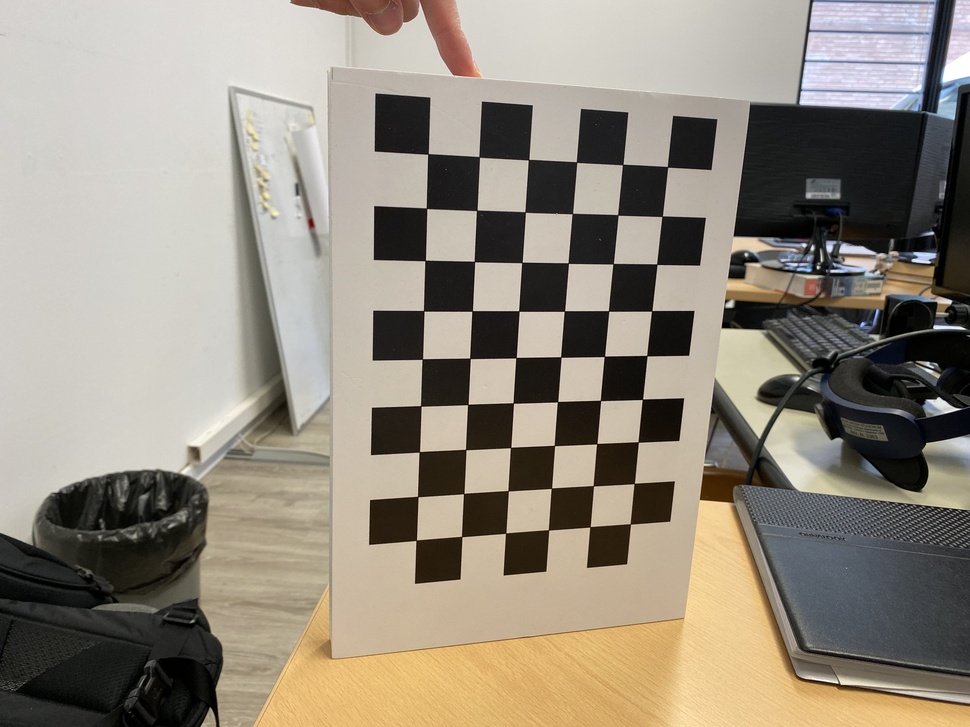
#> input picture calibration/chessboards/0.jpg, 970 x 727 px, shrunk from 4032 x 3024 before the run
$ jupyter execute LabSession3.ipynb
#> lines starting #> are read from the running program, lines starting #| are printed output that depends on the picture; long printed decimals are rounded
# Camera Calibration
## Computer Vision and Image Processing - Lab Session 3
### Prof: Luigi Di Stefano, luigi.distefano@unibo.it
### Tutor: Pierluigi Zama Ramirez, pierluigi.zama@unibo.it

**Camera calibration** is the process whereby all **parameters** defining the camera model are estimated for a specific camera device.

The **pinhole camera model** is represented by the **Perspective Projection Matrix (PPM)**, which in turn can be decomposed into 3 independent tokens: **intrinsic parameter matrix ($A$), rotation matrix ($R$) and translation vector ($T$)**. Depending on the application, either the PPM only or also its independent components ($A, R, T$) need to be estimated.

Many camera calibration algorithms do exist. The basic process, though, relies always on setting up a linear system of equations given a set of **known 3D-2D correspondences**, so as to then solve for the unknown camera parameters.

To obtain the required correspondences specific physical objects (referred to as **calibration targets**) having easily detectable features (such as e.g. **chessboard** or dot patterns) are typically deployed.

## Pinhole camera model

The general form of the Perspective Projection Matrix  (PPM or P) can be thought of as encoding the position of the camera wrt the world into G, the perspective projection carried out by a pinhole camera into the canonical $PPM [I|0]$ and, finally, the actual characteristics of the sensing device into $A$.

<p style="text-align: center"> $A[I│0]G$ or $P=A[R│T]$ </p>

## Intrisics Parameters

Matrix A, which models the characteristics of the image sensing device, is called **Intrinsic Parameter Matrix**.

where:

* $f$ is the **focal length** of the pinhole system
* $k_u = \frac{1}{\delta u}$ , $ k_v = \frac{1}{\delta v} $ are, respectively, the inverse of the **horizontal and vertical pixel size**
* $u_0$, $v_0$ are the coordinates of the **piercing point** wrt the top-left corner

**Intrinsic parameters are 5** but can be **reduced** in number by setting $a_u = f*k_u$, $ a_v = f*k_v$ such quantities representing, respectively, the focal length expressed in horizontal and vertical pixel size.

**The number of intrinsic parameters estimated by OpenCV is thus 4**. The pixel size is usually provided in the camera datasheet: if it is known, the metric focal length can be recovered.

## Extrinsics Parameters

Matrix G, which encodes the position and orientation of the camera withresect to the WRF, is called Extrinsic Parameter Matrix.

* As a **rotation matrix** **(3x3=9 entries)** has indeed only **3 independent parameters (DOF)**, which correspond to the **rotation angles** around the axis of the RF, the **total number of extrinsic parameter is 6** (**3 translation parameters, 3 rotation parameters**)

* Hence, the general form of the PPM can be thought of as encoding the position of the camera wrt the world into G, the perspective projection carried out by a pinhole camera into the canonical $PPM[I|0]$ and, finally, the actual characteristics of the sensing device into A.

## World Reference Frame

The **World Reference Frame**, to ease the derivation and implementation of calibration routines, is assumed **attached with the chessboard**. Therefore, **different calibration images lead to different World Reference Frames**.
In other words, you can actually doing your calibration by **moving the chessboard** (as depicted on the left picture), but the software sees those transformations as if you were **moving the camera** (as depicted on the right picture).

**Of course you can also move the camera to acquire the various calibration images.**

The position of the origin of the WRF on the chessboard is arbitrary, and different packages define it differently.

If we are using an **unambiguous chessboard**, the WRF can at least be defined univocally.

For instance, OpenCV > 2.2 places it so that:
* the **origin** lays on the **first row or column starting and ending with black squares**
* the resulting **z axis** in a **right-handed** reference frame **points away from the camera**.

We can find two possible origins in the unambiguous pattern below (red and yellow points):

**We have to know the chessboard width and height**.

Depending on what we choose as origin the chessboard can be specified to the software as 8(width) times 5(height) squares, or viceversa as depticted in the image below.

Choosen the width and height of the pattern and given that the z axis has to form a right handed reference frame with the others, for each origin we obtain only one possibile direction of x and y axis.

The **x and y axes direction** are **fixed by the chessboard definition**.
* **x axis** lays along the **“width”** of the chessboard
* **y axis** along the **“height”** of the chessboard

Note that, in OpenCV to define the chessboard we use **the number of internal corners**.

Camera calibration approaches can be split into **two** main categories:

* Those relying on a **single image** featuring **several (at least  2) planes containing a known pattern**.

* Those relying on **several (at least 3) different images** of **one given planar pattern**. (We are using this kind of approach!)

In practise, it is difficult to build accurate targets containing multiple planes, while an accurate planar target can be attained rather easily.

Implementing a camera calibration software requires a significant effort. However, the main Computer Vision toolbox include specific functions (OpenCV, Matlab CC Toolbox, Halcon.)

## Zhang Method for Calibration

## Implementing **Camera Calibration** with *OpenCV*

First of all let us import the usual libraries:

[cell 1]
import numpy as np
import cv2
from matplotlib import pyplot as plt

## Acquiring the calibration images

The **minimum** number of images to calibrate a camera is __3__. A rule of thumb is to take **at least 12** pictures because it is possible that you will not be able to detect the chessboard in all of them and it will make calibration results more robusts.

Moreover, try to take both pictures with **several rotations of the chessboard**.

When you acquired the pictures save them on your computer in a known folder.

Let us create a list of the paths to all the calibration images. (**The path to the images you have just taken if you want to calibrate your own camera** or you can use the pictures contained inside *"calibration/chessboards"*).

[cell 2]
dirname = "calibration/chessboards/"
img_names = [dirname + str(i) + ".jpg" for i in range(13)]
print(img_names)

## Finding 2D-3D correspondeces

First of all we need to perform the first step of Zhang method. Finding all 2D-3D correspondeces between corner 2D position in the image and 3D world coordinates.

### 3D Coordinates

We need to measure the size of the square (measure it direcly using a ruler on the printed chessboard) to know the 3D coordinates of the points:

[cell 3]
square_size = 26.5 #mm

Then count the number of **inner corner** per row and column of the calibration target (chessboard). We will call it *pattern_size*:

[cell 4]
pattern_size = (9,6) # number of inner corner

Let us create the 3D coordinate for each corner of the chessboard.

We know that 3D coordinates of a corner $c_{i,j}$ will be *i x square_size* and *j x square_size* where $i,j$ are the row and column of the corner in the pattern grid.

The total number of corner is *rows x columns* of the pattern size.

To build the $i,j$ coordinate for each point in the grid is really useful the numpy method *np.indices(shape)* which returns an rows x columns array containing the 2D indices of that array:

[cell 5]
indices = np.indices(pattern_size, dtype=np.float32)
print("Shape of indices: " , indices.shape)
print(indices)

**N.B** we need it in **float** type because later we will need to multiply it with float numbers.

Let us see for instance the x and y indices of the position 1,1 in the grid:

[cell 6]
print(indices[:,1,1])

(1,1) of course!

Since we know that the distance between the corners is exactly 26.5mm (square_size), we have to multiply these indices by square_size to get the real 3D x,y coordinates:

[cell 7]
indices *= square_size
print(indices)

We got the x,y coordinates of each corner in the world reference system ! (assumed that the first is in position (0mm,0mm)). For instance let us try to plot again the 1,1 corner position:

[cell 8]
print(indices[:,1,1])

The corner $c_{1,1}$ is in position 26.5,26.5 mm in the world! Moreover, during the camera calibration we assume that all the pixels belonging to the chessboard lie in the same plane with z=0.

So the 3D coordinate in the WRF of each corner is just x,y,0!

Let us create an array for containing each 3D cordinate. It will have shape *rows x columns x 3*  where rows and columns are referred to the pattern size while 3 is because we need x,y,z values.

[cell 9]
pattern_points = np.zeros([pattern_size[0]*pattern_size[1], 3], np.float32)
print(pattern_points.shape)

Now let us assing each x,y to pattern_points. We need to transpose the (__2__,9,6) to become a (6,9,**2**) array and then reshape it to (54,2). Then we assign this vector to the pattern_points[:,:2] getting our array of (x,y,0) 3D coordinates:

[cell 10]
coords_3D = indices.T
print("Transpose shape: " , coords_3D.shape)

coords_3D = coords_3D.reshape(-1, 2)
print(coords_3D.shape)

pattern_points[:, :2] = coords_3D

# The croner [0,1] of the grid will be in posizion 1
print("3D coordinates of Corner [0,1]: ",  pattern_points[1])

# The croner [1,1] of the grid will be in posizion 9+1=10 where 9 is pattern_size[0] (width)
print("3D coordinates of Corner [1,1]: ",  pattern_points[pattern_size[0]*1 + 1])

### 2D Coordinates

Now that we have the 3D coordinate of each corner in the world reference system we need to get the cooresponding 2D coordinate of each corner in each chessboard images.

Let us first load a sample image to understand how to detect corners. It needs to be loaded **GRAYSCALE**:

[cell 11]
img = cv2.imread("calibration/chessboards/0.jpg",cv2.IMREAD_GRAYSCALE)
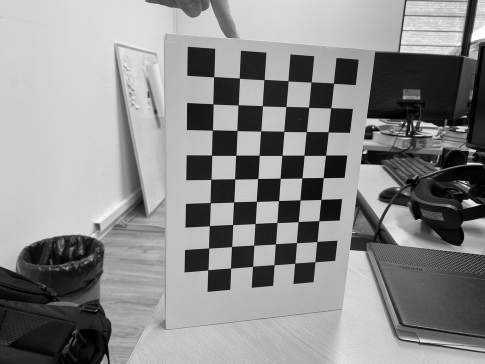
#> img: shape (727, 970) (shown at 1/2 size); min 0, max 255, mean 140

We can use **cv2.findChessboardCorners(img, pattern_size)** to detect corner in an image.

The functions will return a boolean value **found** and the list of the **corners** 2D coordinate in the image. **found** will be true if and only if all the 9x6 (54) corners will be detected in the image. If the image is too dark or too bright the algorithm may fail to detect corners and **found** would be false.

**N.B** If you pass the wrong pattern_size the method will be really slow leading to a **found=False** result.

[cell 12]
found, corners = cv2.findChessboardCorners(img, pattern_size)
#> found = True; corners = 54 rows, first 8: [667.4, 166.7], [662.1, 216.2], [656.7, 264.1], [651.6, 310.8], [646.9, 355.5], [642.5, 399.3], [638.1, 442], [634, 483.6]
print("Found: " , found)
#| Found:  True
print("2D image coordinate of corners: ", corners)
#> (printed output is left out)

Even if we **found** the 2D positions of corners, they might not be accurate.

To refine the results we can call **cv2.cornerSubPix**.

See in OpenCV [documentation](https://docs.opencv.org/2.4/modules/imgproc/doc/feature_detection.html?highlight=cornersubpix#cornersubpix*documentation.) for more detail about this function.

[cell 13]
# Do cornerSubPix only if chessboard found is True
if found:
    #Refining corner position to subpixel iteratively until criteria max_count=30 or criteria_eps_error=1 is sutisfied
    term = (cv2.TERM_CRITERIA_EPS + cv2.TERM_CRITERIA_COUNT, 30, 1)
    #Image Corners
    cv2.cornerSubPix(img, corners, (5, 5), (-1, -1), term)

Let us visualize the founded corners. Follow **from red to blu** lines to go from (0,0) to (9,6) corner:

[cell 14]
vis = cv2.cvtColor(img, cv2.COLOR_GRAY2BGR)
cv2.drawChessboardCorners(vis, pattern_size, corners, found)
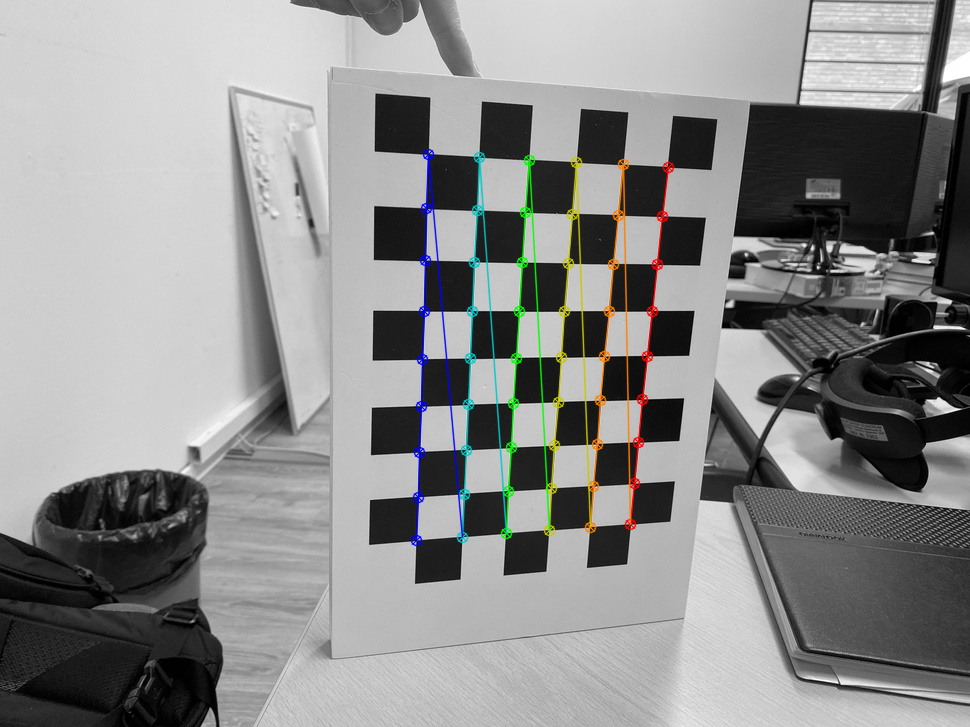
#> vis: shape (727, 970, 3); mean B, G, R 139.8, 140.5, 140.1
plt.imshow(cv2.cvtColor(vis, cv2.COLOR_BGR2RGB))
plt.show()

When we calibrate a camera we need to repeat this operation on all calibration images so I will define a function to process images which return the pairs of (2D,3D) points:

[cell 15]
def processImage(fn):
#> called with fn = 'calibration/chessboards/0.jpg'
    print('processing {}'.format(fn))
    img = cv2.imread(fn, cv2.IMREAD_GRAYSCALE)

    if img is None:
        print("Failed to load", fn)
        return None

    found, corners = cv2.findChessboardCorners(img, pattern_size)
#> found = True

    if found:
        #Refining corner position to subpixel iteratively until criteria  max_count=30 or criteria_eps_error=1 is sutisfied
        term = (cv2.TERM_CRITERIA_EPS + cv2.TERM_CRITERIA_COUNT, 5, 1)
        #Image Corners
        cv2.cornerSubPix(img, corners, (5, 5), (-1, -1), term)

    vis = cv2.cvtColor(img, cv2.COLOR_GRAY2BGR)
    cv2.drawChessboardCorners(vis, pattern_size, corners, found)

    plt.figure(figsize=(20,10))
    plt.imshow(vis)
    plt.show()

    if not found:
        print('chessboard not found')
        return None

    print('           %s... OK' % fn)
    return (corners.reshape(-1, 2), pattern_points)

We then process each chessboard image we acquired previously:

[cell 16]
chessboards = [processImage(fn) for fn in img_names]

And we filter out each not found chessboard:

[cell 17]
chessboards = [x for x in chessboards if x is not None]

We add to two lists each 2D and 3D points respectively building the set of 2D-3D correspondeces used during calibration process:

[cell 18]
# Creating the lists of 2D and 3D points
obj_points = [] #3D points
img_points = [] #2D points

for (corners, pattern_points) in chessboards:
        img_points.append(corners)
        obj_points.append(pattern_points)

## Calibrate Camera

Now that we got all 3D points (obj_points) and their corresponding 2D points (img_points) we can calibrate our camera and perform all other Zhang steps:


**READY ???????**

...

...

...

...

...

...

...

...

...

...

...

...

**LUCKY** OpenCV provides a single method to it! (Danger Escaped! :D )

**cv2.calibrateCamera(3D_points, 2D_points, (width,height), None,None)**

This method takes as input the corresponding points and the width and height of the image and it returns all the parameters of the camera:

[cell 19]
# Getting the width and height of the images
h, w = cv2.imread(img_names[0], cv2.IMREAD_GRAYSCALE).shape[:2]
#> h = 727; w = 970

# Calibrating Camera
rms, camera_matrix, dist_coefs, rvecs, tvecs = cv2.calibrateCamera(obj_points, img_points, (w, h), None, None)
#> rms = 0.0952; camera_matrix = [[732.3, 0, 479.7], [0, 731, 354.6], [0, 0, 1]]; dist_coefs = [[0.246, -1.37, -0.000612, 0.00154, 2.87]]; rvecs = ([-0.0181, -0.392, 1.57],); tvecs = ([102.1, -102.3, 404.9],)

print("\nRMS:", rms)
#| RMS: 0.09517
print("camera matrix:\n", camera_matrix)
#| camera matrix:
#|  [[732.256   0.         479.733]
#|  [  0.         730.953 354.554]
#|  [  0.           0.           1.        ]]
print("distortion coefficients: ", dist_coefs.ravel())
#| distortion coefficients:  [ 2.45795910e-01 -1.36992949e+00 -6.12196028e-04  1.54439545e-03
#|   2.87103808e+00]
print("Rotation vectors:", rvecs)
#| Rotation vectors: (array([[-0.01808],
#|        [-0.3916],
#|        [ 1.571]]),)
print("translation vectors", tvecs)
#| translation vectors (array([[ 102.116],
#|        [-102.347],
#|        [ 404.918]]),)

We notice that we got several outputs from *cv2.calibrateCamera*. They are respectively:
* RMS (Root Mean Square Error): **Reprojection error in pixel** using the estimated camera parameters. The lower it is the better calibration you obtain. Usually it should be in a range **between 0.1 and 1** in good calibrations. If it is much larger than 1 you did some mistakes during the calibration process.

* camera_matrix: **Intrinsics parameters** of the camera expressed as 3x3 matrix

* dist_coefs: **lens distorsion** coefficents expressed as 1x6 array.

* rvecs: **rotations** of the cameras **for each chessboard image**. It is an array of dimension Nx3 where N are the number of images where you found the chessboard during calibration while 3 are the 3 DOF of the rotations.

* tvecs: **translations** of the cameras **for each chessboard image**. It is an array of dimension Nx3 where N are the number of images where you found the chessboard during calibration while 3 are the coordiante of the 3D translation vectors.

**N.B** If we need the rotation matrix starting from a rotation vector rvec or vice-versa we can use:

**cv2.Rodrigues(rvec,tvec)**.

Given a rvec it will return the 3x3 rotation matrix. Let us try with the first element of rvecs found by calibration:

[cell 20]
rotation_matrix = cv2.Rodrigues(rvecs[0],tvecs[0])[0]
#> rotation_matrix = [[-0.0478, -0.966, -0.253], [0.972, 0.0134, -0.235], [0.23, -0.257, 0.939]]
print("R shape: ", rotation_matrix.shape)
#| R shape:  (3, 3)
print(rotation_matrix)
#| [[-0.04778 -0.9663 -0.253]
#|  [ 0.972  0.0134 -0.2348]
#|  [ 0.2303  -0.2571   0.9386]]

So if we need the complete 3x4 extrinsics matrix we need to concatenate the rotation matrix and the traslation vector along axis 1. To do it we can use **np.concatenate(listOfArrays, axis)**

[cell 21]
translation_matrix = tvecs[0]
#> translation_matrix = [102.1, -102.3, 404.9]
print("T shape", translation_matrix.shape)
#| T shape (3, 1)

extrinsics_matrix = np.concatenate([rotation_matrix,translation_matrix], axis=1)
#> extrinsics_matrix = [[-0.0478, -0.966, -0.253, 102.1], [0.972, 0.0134, -0.235, -102.3], [0.23, -0.257, 0.939, 404.9]]
print("RT shape: ", extrinsics_matrix.shape)
#| RT shape:  (3, 4)

## Undistorting images

Now that we know the **lens distorsions** and the **intrisics parameters** we can undistort images.

__Reminder__ There are two main kind of distorsion in lenses:

* **Radial distortion**: lines far from the principal point look distorted Radial distortion is modeled using the following relationship between the undistorted coordinates  $x_u$  and  $y_u$  and the distorted ones $x$ and $y$:

<p style="text-align: center"> $x_u = x(1+k_1r_2+k_2r_4+k_3r_6)$ </p>
<p style="text-align: center"> $y_u = y(1+k_1r_2+k_2r_4+k_3r_6)$ </p>

**<p style="text-align: center"> Pincushion distorsion: </p>**

**<p style="text-align: center"> Barrel distorsion: </p>**

* **Tangential distortion**: occurring becouse the lens is not perfectly parallel to the camera plane.

In sum, we need five parameters to model camera distortion:  $[k1,k2,k3,p1,p2]$ , which are the five values returned by the function cv2.calibrateCamera in the dist_coefs variable.

To undistort an image in OpenCV we only need to call **cv2.getOptimalNewCameraMatrix** then **cv2.initUndistortRectifyMap** and finally **cv2.remap**.

* **cv2.getOptimalNewCameraMatrix** : If the scaling parameter alpha=0, it returns undistorted image with minimum unwanted pixels. So it may even remove some pixels at image corners. If alpha=1, all pixels are retained with some extra black images. It also returns an image ROI which can be used to crop the result.
* **cv2.undistort**:  Find a mapping function from distorted image to undistorted image.
* **cv2.remap**: Apply a mapping function.

[cell 22]
# Finding the new optical camera matrix
newcameramtx, roi = cv2.getOptimalNewCameraMatrix(camera_matrix, dist_coefs, (w, h), 1, (w, h))
#> newcameramtx = [[775.3, 0, 482.1], [0, 745.3, 354.6], [0, 0, 1]]; roi = (96, 77, 767, 557)

[cell 23]
# Getting the mapping between undistorted and distorted images
mapx,mapy = cv2.initUndistortRectifyMap(camera_matrix,dist_coefs,None,newcameramtx,(w,h),5)
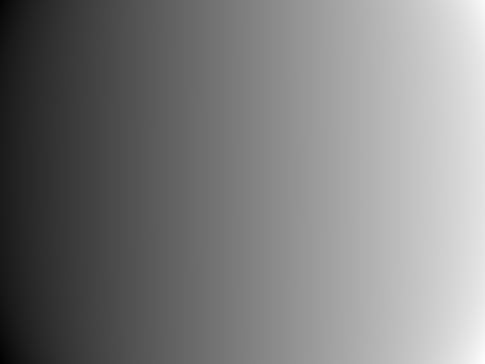
#> mapx: shape (727, 970) float32 (shown at 1/2 size); min -127.9, max 1104.1, mean 482.9; drawn with min black and max white
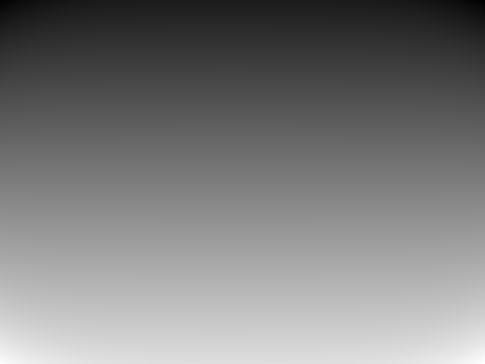
#> mapy: shape (727, 970) float32 (shown at 1/2 size); min -102.6, max 848.2, mean 363.3; drawn with min black and max white
# Apply the mapping
im_undistorted = cv2.remap(img,mapx,mapy,cv2.INTER_LINEAR)
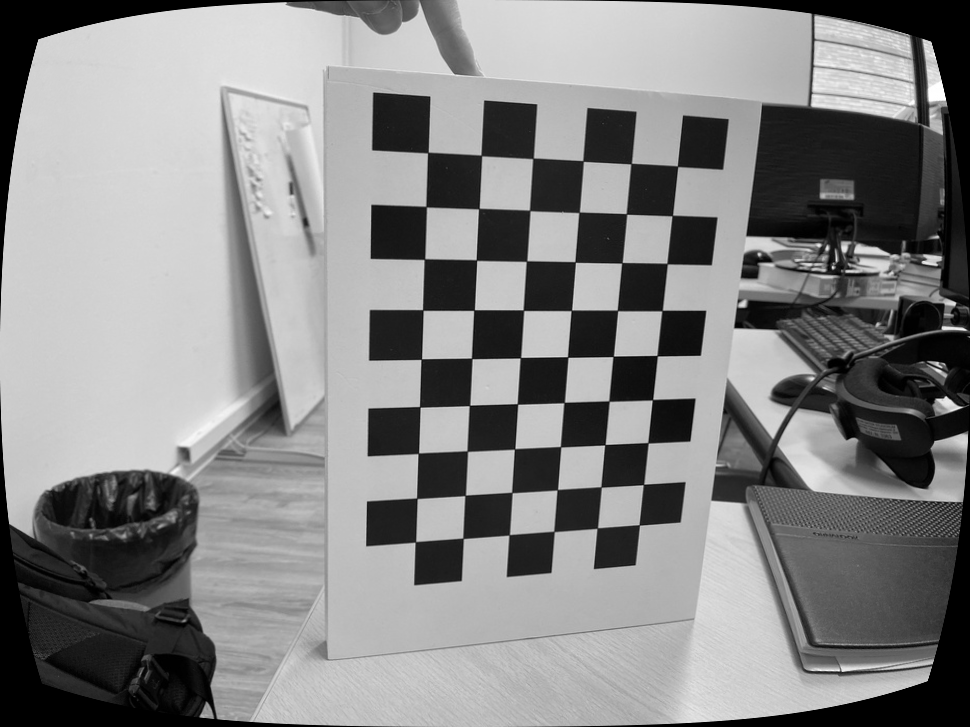
#> im_undistorted: shape (727, 970); min 0, max 255, mean 133.7

plt.imshow(cv2.cvtColor(im_undistorted, cv2.COLOR_BGR2RGB))
plt.show()
#> (the rest of the program and of its run is left out)
